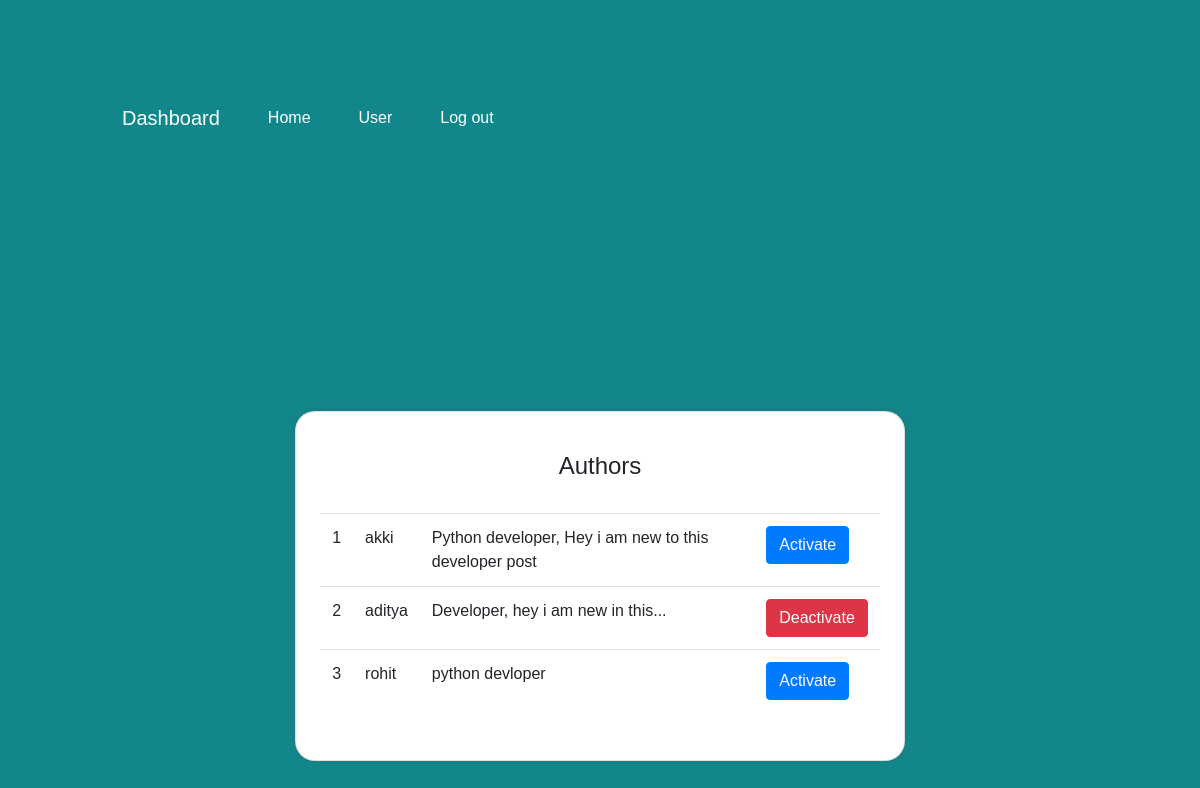
/handeuser/ (signed in), run on the app's committed database.
### page/models.py (models this page shows)
class members(models.Model):
    membersId = models.AutoField(primary_key=True, unique=True)
    uName = models.CharField(max_length=100, null=True, blank=True)
    uEmail = models.EmailField(max_length=100,null=True,unique=True)
    uPass = models.CharField(max_length=100,null=True,unique=True)
    about = models.TextField(max_length=500, null=True, blank=True)
    images = models.ImageField(upload_to='profile')
    forgetPassToken = models.CharField(max_length=100, null=True)
    is_active = models.BooleanField(default=True)

### page/views.py (the view)
# urls.py: path("handeuser/", views.handeuser, name="handeuser"),
def handeuser(request):
    user_email = request.session.get('email')
    if user_email:
        authors = members.objects.all()
        return render(request, 'handeluser.html',{'authors': authors})
    else:
        return redirect('login')

### page/templates/handeluser.html (shortened to what this page needs)
<!DOCTYPE html>
<html lang="en">
  <head>
    <link href="https://stackpath.bootstrapcdn.com/bootstrap/4.5.2/css/bootstrap.min.css" rel="stylesheet">
</head>
<body>
  <nav class="navbar navbar-expand-lg navbar-dark p-5  pb-2 pt-3">
    <a class="navbar-brand text-white mx-4" href="#"> Dashboard</a>
    <div class="collapse navbar-collapse" id="navbarText">
      <ul class="navbar-nav mr-auto">
        <li class="nav-item active">
          <a class="nav-link text-white mx-3" href="{% url 'admindash' %}">Home<span class="sr-only">(current)</span></a>
        </li>
        <li class="nav-item">
            <a class="nav-link text-white mx-3" href="{% url 'handeuser' %}">User</a>
          </li>
          <li class="nav-item">
            <a class="nav-link text-white mx-3" href="{% url 'logout' %}">Log out</a>
          </li>
      </ul>
    </div>
  </nav>
    <section class="vh-100 gradient-custom">
        <div class="container py-5 h-100">
            <div class="row d-flex justify-content-center align-items-center h-100">
                <div class="col col-lg-9 col-xl-7 w-75 p-3">
                    <div class="card rounded-3">
                        <div class="card-body p-4">
                            <h4 class="text-center my-3 pb-3">Authors</h4>
                            <table class="table mb-4">
                                <tbody>
                                    {% for user in authors %}
                                    <tr>
                                        <td>{{ forloop.counter }}</td>
                                        <td>{{ user.uName }}</td>
                                        <td>{{ user.about }}</td>
                                        <td>
                                            {% if user.is_active == True %}
                                            <button class="btn btn-danger" type="button" >
                                                <a style="color: white;" href="{% url 'userDeactivate' user.membersId %}">Deactivate</a>
                                            </button>
                                            {% else %}
                                            <button class="btn btn-primary" type="button" >
                                                <a style="color: white;" href="{% url 'userActivate' user.membersId %}">Activate</a>
                                            </button>
                                            {% endif %}
                                        </td>
                                    </tr>
                                    {% endfor %}
                                </tbody>
                            </table>
                        </div>
                    </div>
                </div>
            </div>
        </div>
    </section>
</body>
</html>

### page/templates/handeluser.html (style rules this page uses)
body { background-color: #11878b; padding: 50px; font-family: Arial, Helvetica, sans-serif; }
.card { background-color: #ffffff; box-shadow: 0px 0px 10px rgba(154, 15, 15, 0.1); border-radius: 20px; margin: 20px auto; max-width: 800px; }
.card-body { padding: 20px; }

### data on the page
members: uName "akki", about "Python developer, Hey i am new to this developer post", is_active "Activate"
members: uName "aditya", about "Developer, hey i am new in this...", is_active "Deactivate"
members: uName "rohit", about "python devloper", is_active "Activate"
